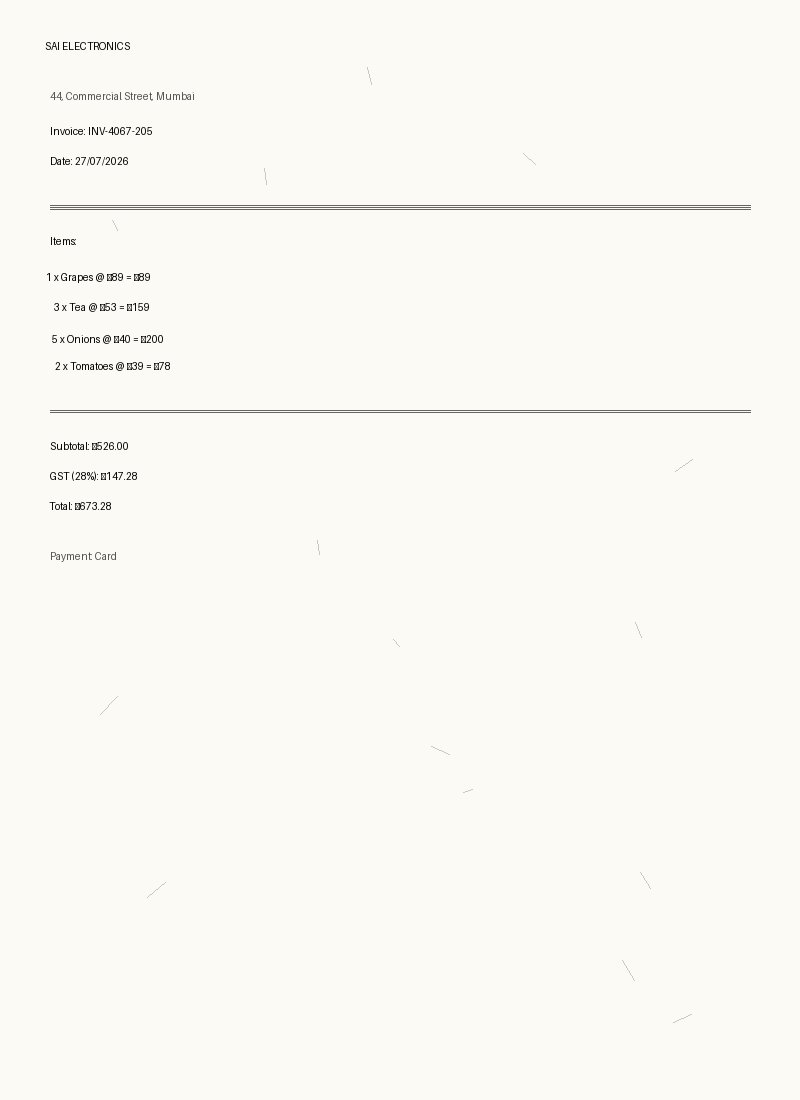
#> input picture data/images/bill_001.jpg, 800 x 1100 px; its folder holds only this picture in this run
$ python tesseract_extractor.py
#> lines starting #> are read from the running program, lines starting #| are printed output that depends on the picture; after the words box and inside, x2 and y2 are one past the last pixel; in counts of white or black regions, pixels touching at a corner belong together
import os
import re
import json
from pathlib import Path
from PIL import Image
import pytesseract
import cv2
import numpy as np

class TesseractExtractor:
    """Extract bill information using Tesseract OCR"""

    def __init__(self, tesseract_path=None):
        """Initialize Tesseract OCR"""
        # For Windows, specify the path to tesseract.exe
        if os.name == 'nt':  # Windows
            if tesseract_path is None:
                tesseract_path = r'C:\Program Files\Tesseract-OCR\tesseract.exe'
            pytesseract.pytesseract.tesseract_cmd = tesseract_path

        # Supported languages
        self.languages = 'eng'

        # Patterns for extracting fields from text
        self.patterns = {
            'vendor_name': r'(?:Vendor|Shop|Store|Merchant|From|Bill from|Bill of|M\/s|M\/S)[\s:]*([A-Za-z0-9\s\.\&]+)',
            'invoice_number': r'(?:Invoice|Bill|Receipt|Inv|Ref)[\s:]*[#NO:]*\s*([A-Za-z0-9\-]+)',
            'date': r'(?:Date|Dated)[\s:]*([0-9]{1,2}[/\-][0-9]{1,2}[/\-][0-9]{2,4})',
            'amount': r'(?:Total|Amount|Grand Total|Net)[\s:]*[₹$€£]?\s*([0-9,]+\.?[0-9]*)',
            'gst': r'(?:GST|Tax|VAT)[\s:]*[₹$€£]?\s*([0-9,]+\.?[0-9]*)'
        }

    def preprocess_image(self, image_path):
        """Preprocess image for better OCR results"""
        # Read image
        img = cv2.imread(str(image_path))
#> img is the input picture: shape (1100, 800, 3); mean B, G, R 243.7, 248.7, 249.7

        # Convert to grayscale
        gray = cv2.cvtColor(img, cv2.COLOR_BGR2GRAY)

        # Apply thresholding to enhance contrast
        _, thresh = cv2.threshold(gray, 0, 255, cv2.THRESH_BINARY + cv2.THRESH_OTSU)
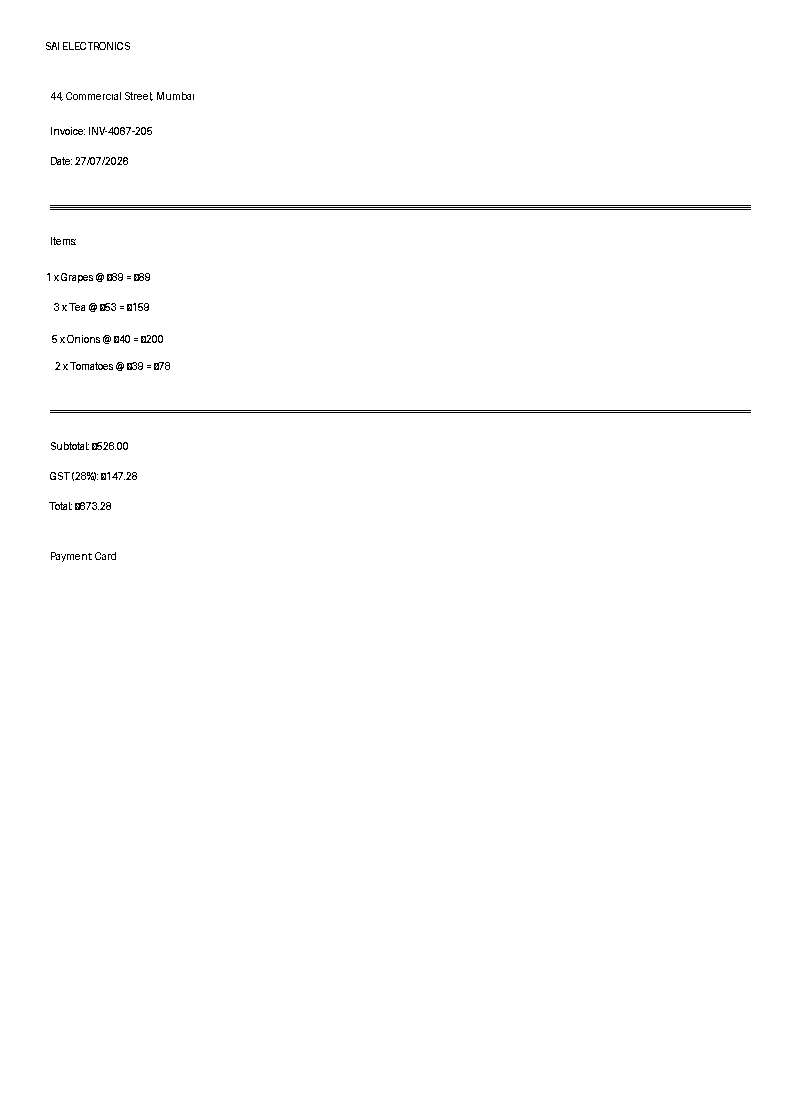
#> thresh: shape (1100, 800); 99.2% white; black in thin lines or dots, all inside (x1, y1, x2, y2) = (46, 42, 751, 562)

        # Denoise
        denoised = cv2.fastNlMeansDenoising(thresh)

        return denoised

    def extract_text(self, image_path):
        """Extract raw text from image using Tesseract"""
        try:
            # Preprocess image
            processed_img = self.preprocess_image(image_path)

            # Save temporary image
            temp_path = "temp_processed.jpg"
            cv2.imwrite(temp_path, processed_img)

            # Extract text with Tesseract
            text = pytesseract.image_to_string(
                temp_path,
                lang=self.languages,
                config='--psm 6 --oem 3'
            )

            # Clean up
            if os.path.exists(temp_path):
                os.remove(temp_path)

            return text.strip()

        except Exception as e:
            raise Exception(f"Tesseract OCR error: {str(e)}")

    # [59 lines left out: function parse_bill_text, not called in this run]

    def extract_bill(self, image_path):
        """Complete extraction pipeline"""
        result = {
            'image_path': str(image_path),
            'model': 'tesseract-ocr',
            'success': False,
            'extracted_data': {},
            'raw_text': '',
            'error': None
        }

        try:
            # Extract raw text
            raw_text = self.extract_text(image_path)
            result['raw_text'] = raw_text

            if not raw_text or len(raw_text) < 10:
                result['error'] = 'No text extracted from image'
                return result

            # Parse text
            parsed_data = self.parse_bill_text(raw_text)
            result['extracted_data'] = parsed_data
            result['success'] = True

        except Exception as e:
            result['error'] = str(e)
            result['success'] = False

        return result


def extract_batch(images_dir="data/images", output_dir="outputs/tesseract_results"):
    """Extract all bills in a directory"""

    images_path = Path(images_dir)
    output_path = Path(output_dir)
    output_path.mkdir(parents=True, exist_ok=True)

    # Get all images
    image_files = list(images_path.glob("*.jpg")) + list(images_path.glob("*.jpeg")) + list(images_path.glob("*.png"))

    if not image_files:
        print(f"No images found in {images_dir}")
        return

    print(f"Extracting from {len(image_files)} bills using Tesseract OCR...")
    print()

    extractor = TesseractExtractor()
    results = []

    for i, img in enumerate(image_files, 1):
        print(f"   [{i}/{len(image_files)}] Processing: {img.name}")
        result = extractor.extract_bill(img)
        result['image_name'] = img.name
        results.append(result)

        if result['success']:
            data = result['extracted_data']
            print(f"   [OK] Vendor: {data.get('vendor_name', 'N/A')}")
            print(f"   Amount: {data.get('total_amount', 'N/A')}")
            print(f"   Date: {data.get('date', 'N/A')}")
        else:
            print(f"   [FAIL] Failed: {result['error'][:50]}")
        print()

    # Save results
    output_file = output_path / "tesseract_results.json"
    with open(output_file, 'w') as f:
        json.dump(results, f, indent=2)

    print(f"\nExtraction complete!")
    print(f"   Success rate: {sum(1 for r in results if r['success'])}/{len(results)}")
    print(f"Results saved to: {output_file}")

    return results


if __name__ == "__main__":
    # Run extraction on all bills
    extract_batch()
